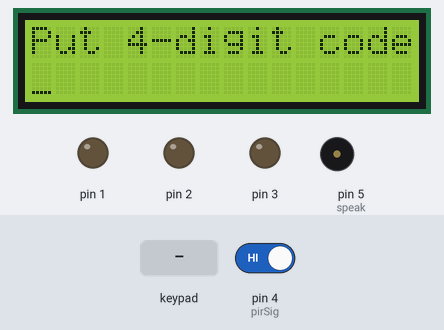
Simulated run of this sketch. Board: Arduino Mega 2560, built with avr-gcc and run on an emulated ATmega2560. Shown: 16×2 character LCD, output pins drawn as LEDs (lit = HIGH), buzzer (waves = sounding). The inputs (shaded band) are chosen by the test bench; at power-on: pin 4 (pirSig) HIGH.

Above: at 1.9 s.
2.0 s: keypad keys 1 2 3 4 # pressed 0.4 s apart
At 5.3 s:
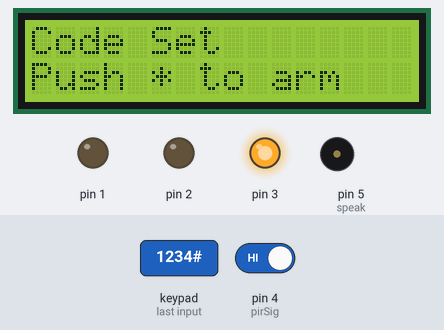
5.5 s: key '*' pressed
At 6.8 s:
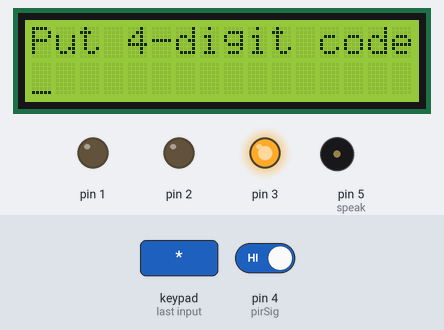
7.2 s: keypad keys 1 2 3 4 # pressed 0.4 s apart
At 11.4 s:
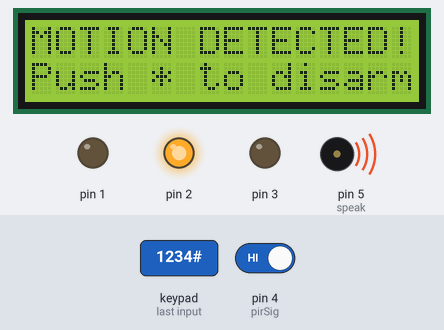
12.2 s: keypad keys 1 2 3 4 * pressed 0.4 s apart
At 14.3 s:
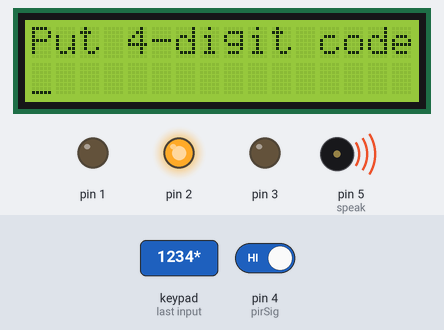
15.7 s: key 'A' pressed
At 16.5 s:
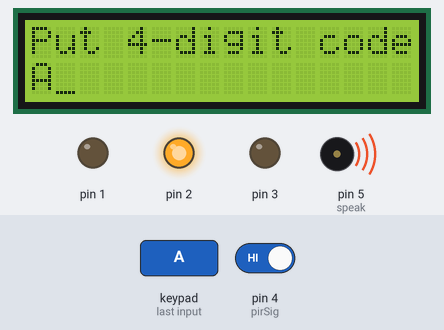
17.2 s: key 'B' pressed
At 18.6 s:
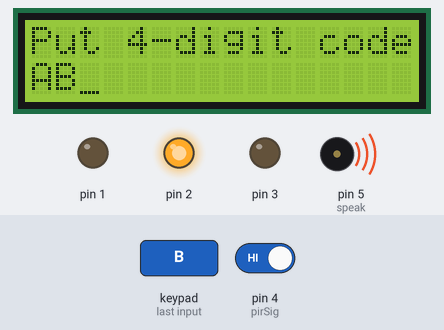
Timing chart, 0 to 19.7 s (numbered marks = the images above; inputs shaded):
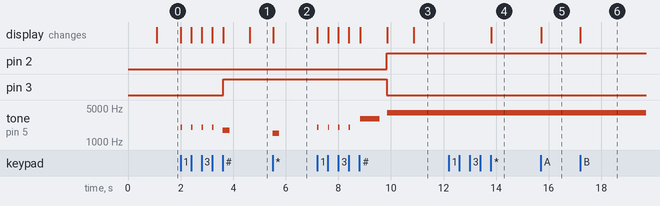

The sketch:

KeypadLCDProject.ino
```cpp
// If you put callie and marie together, you get calamari :D
#include <LiquidCrystal_I2C.h>
#include <Keypad.h>

// MACROS FOR SENSORS AND SPEAKER PINS
#define pirSig 4
#define soundSig 39
#define speak 5

// DETECTING WHICH METHOD TRIGGERED ALARM
byte whichDetect = 0;
const byte motion = 1;
const byte sound = 2;
const byte codeFail = 3;

// HANDLING ALARM STATE AND INCORRECT CODE INPUT
bool alarmState = true;
bool fail = false;
byte chances = 0;

// CODE STORAGE AND COMPARE STRINGS
String userIn;
String codeCheck;

// MISCELLANEOUS CONSTANTS
const byte codeLength = 4;
const byte green = 0x20;
const byte red = 0x10;
const byte ROWS = 4;
const byte COLS = 4;

// KEYPAD LAYOUT
char hexaKeys[ROWS][COLS] =
{
  {'1', '2', '3', 'A'},
  {'4', '5', '6', 'B'},
  {'7', '8', '9', 'C'},
  {'*', '0', '#', 'D'}
};

// KEYPAD PINS
byte rowPins[ROWS] = {A8, A9, A10, A11};
byte colPins[COLS] = {A12, A13, A14, A15};

// LCD W/ I2C & KEYPAD INITIALIZATION
LiquidCrystal_I2C marie(0x27, 16, 2);
Keypad callie(makeKeymap(hexaKeys), rowPins, colPins, ROWS, COLS);

// FUNCTION DECLARATIONS
bool isRightCode();
bool isAlert();
void getKeys(String& calamari);
void askSet();
void setAlarm();
void tripAlarm();
void wrongCode();
void rightCode();
void beepPress();

void setup()
{
  // INITIALIZE LCD DISPLAY
  marie.init();
  marie.backlight();
  marie.clear();
  marie.setCursor(0, 0);

  // SENSOR PINS INPUT AND PULLUP, LED AND BUZZER PINS OUTPUT
  DDRG = (0<<PG2)|(0<<PG5);
  DDRE = (1<<PE1)|(1<<PE3)|(1<<PE4)|(1<<PE5);
  PORTG = (1<<PG2)|(1<<PG5);
  PORTE = 0x00;

  // SET CODE TO RESET ALARM WHEN TRIGGERED
  marie.print("Set alarm code");
  delay(1000);
  getKeys(codeCheck);
  marie.clear();
  marie.print("Code Set");
  PORTE = green;
  delay(1000);
}

void loop()
{
  // CHECK IF ALARM IS NOT SET, ENABLE ALARM VIA * PRESS
  if(alarmState)
  {
    askSet();
    while(true)
    {
      getKeys(userIn);
      if(!userIn.equals(codeCheck))
      {
        wrongCode();
        chances = ++chances;
        if(chances >= 3)
        {
          alarmState = false;
          fail = true;
          break;
        }
        continue;
      }
      else
      {
        rightCode();
        setAlarm();
        break;
      }
    }
  }
  if(isAlert())
  {
    // SET ALARM AS TRIGGERED
    tripAlarm();
    askSet();

    // LOOP UNTIL THE CORRECT CODE IS INPUTTED, THEN DISARM ALARM
    while(true)
    {
      getKeys(userIn);
      if(!userIn.equals(codeCheck))
      {
        wrongCode();
        continue;
      }
      else
      {
        rightCode();
        break;
      }
    }
  }
}

bool isAlert()
{
  if(!alarmState)
  {
    if(digitalRead(pirSig))
      whichDetect = motion;
    /*if(digitalRead(soundSig))
      whichDetect = sound;*/
    if(fail)
      whichDetect = codeFail;

    switch(whichDetect)
    {
    case motion:
      marie.clear();
      marie.print("MOTION DETECTED!");
      return true;
    case sound:
      marie.clear();
      marie.print("SOUND DETECTED");
      return true;
    case codeFail:
      marie.clear();
      marie.print("TOO WRONG!");
      return true;
    default:
      return false;
    }
  }
}


void getKeys(String& calamari)
{
  marie.clear();
  marie.setCursor(0,0);
  marie.print("Put 4-digit code");
  marie.setCursor(0,1);
  while(true)
  {
  char customKey = callie.getKey();
  marie.cursor();
    if(customKey && (customKey != '#') && (calamari.length() < codeLength))
    {
      beepPress(2000, 50);
      marie.print(customKey);
      calamari += customKey;
    }
    if((customKey == '#') && (calamari.length() == codeLength))
    {
      beepPress(1750, 250);
      marie.clear();
      marie.setCursor(0,0);
      marie.noCursor();
      return;
    }
  }
}

void wrongCode()
{
  marie.clear();
  marie.setCursor(0,0);
  userIn.remove(0, 4);
  marie.print("Wrong code");
  if(alarmState)
    tone(speak, 500, 750);
  delay(1000);
}

void rightCode()
{
  noTone(speak);
  marie.clear();
  marie.setCursor(0,0);
  userIn.remove(0, codeLength);
  marie.print("Correct code");
  PORTE = green;
  alarmState = true;
  chances = 0;
  whichDetect = 0;
  tone(speak, 3000, 750);
  delay(1000);
  marie.clear();
}

void setAlarm()
{
  marie.clear();
  marie.print("Alarm set");
  PORTE = red;
  alarmState = false;
}

void tripAlarm()
{
  fail = false;
  PORTE = red;
  tone(speak, 4000);
  delay(1000);
}

void askSet()
{
  marie.setCursor(0,1);
  marie.print("Push * to");
  if(!alarmState)
    marie.print(" disarm");
  else
    marie.print(" arm");
  while(true)
  {
    if(callie.getKey() == '*')
    {
      beepPress(1500, 250);
      return;
    }
  }
}

void beepPress(uint32_t freq, uint32_t duration)
{
  if(alarmState)
  {
  tone(speak, freq, duration);
  }
}
```

Measured:
- after the input at 2.0 s, pin 3: LOW → HIGH after 1.6 s; tone on pin 5 (speak): plays 2000 Hz for 0.05 s, 2000 Hz for 0.05 s, 2000 Hz for 0.05 s, 2000 Hz for 0.05 s, 1750 Hz for 0.25 s, starting at once; the display: first changes at once (image 1 shows a later state)
- after the input at 5.5 s, tone on pin 5 (speak): silent → 1500 Hz at once, → silent 0.25 s later; the display: changes at once (image 2)
- after the input at 7.2 s, pin 2: LOW → HIGH after 2.6 s; pin 3: HIGH → LOW after 2.6 s; tone on pin 5 (speak): plays 2000 Hz for 0.05 s, 2000 Hz for 0.05 s, 2000 Hz for 0.05 s, 2000 Hz for 0.05 s, 3000 Hz for 0.75 s, 4000 Hz for 2.3 s, starting at once; the display: first changes at once (image 3 shows a later state)
- after the input at 12.2 s, the display: changes after 1.6 s (image 4)
- after the input at 15.7 s, the display: changes at once (image 5)
- after the input at 17.2 s, the display: changes at once (image 6)
